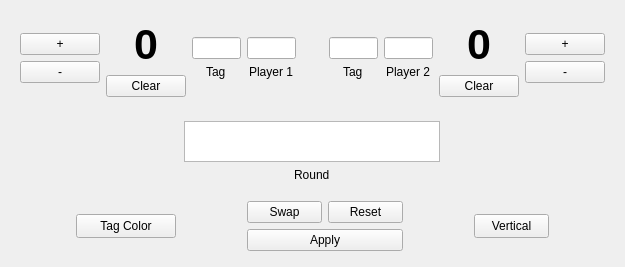
<?xml version="1.0" encoding="UTF-8"?>
<ui version="4.0">
 <class>ScoreboardDockHor</class>
 <widget class="QWidget" name="ScoreboardDockHor">
  <property name="geometry">
   <rect>
    <x>0</x>
    <y>0</y>
    <width>625</width>
    <height>267</height>
   </rect>
  </property>
  <property name="windowTitle">
   <string>Form</string>
  </property>
  <layout class="QGridLayout" name="gridLayout">
   <item row="0" column="0">
    <widget class="QFrame" name="MainFrame">
     <property name="frameShape">
      <enum>QFrame::Shape::NoFrame</enum>
     </property>
     <property name="frameShadow">
      <enum>QFrame::Shadow::Raised</enum>
     </property>
     <layout class="QVBoxLayout" name="verticalLayout_6">
      <property name="leftMargin">
       <number>0</number>
      </property>
      <property name="topMargin">
       <number>0</number>
      </property>
      <property name="rightMargin">
       <number>0</number>
      </property>
      <property name="bottomMargin">
       <number>0</number>
      </property>
      <item>
       <widget class="QFrame" name="Players">
        <property name="sizePolicy">
         <sizepolicy hsizetype="Preferred" vsizetype="Preferred">
          <horstretch>0</horstretch>
          <verstretch>0</verstretch>
         </sizepolicy>
        </property>
        <property name="frameShape">
         <enum>QFrame::Shape::NoFrame</enum>
        </property>
        <property name="frameShadow">
         <enum>QFrame::Shadow::Raised</enum>
        </property>
        <property name="lineWidth">
         <number>10</number>
        </property>
        <layout class="QHBoxLayout" name="horizontalLayout_9">
         <property name="leftMargin">
          <number>0</number>
         </property>
         <property name="topMargin">
          <number>0</number>
         </property>
         <property name="rightMargin">
          <number>0</number>
         </property>
         <property name="bottomMargin">
          <number>0</number>
         </property>
         <item>
          <widget class="QFrame" name="Player1">
           <property name="sizePolicy">
            <sizepolicy hsizetype="Preferred" vsizetype="Preferred">
             <horstretch>0</horstretch>
             <verstretch>0</verstretch>
            </sizepolicy>
           </property>
           <layout class="QHBoxLayout" name="horizontalLayout_4">
            <item>
             <widget class="QFrame" name="P1Score">
              <property name="enabled">
               <bool>true</bool>
              </property>
              <property name="sizePolicy">
               <sizepolicy hsizetype="Preferred" vsizetype="Preferred">
                <horstretch>0</horstretch>
                <verstretch>0</verstretch>
               </sizepolicy>
              </property>
              <property name="frameShape">
               <enum>QFrame::Shape::NoFrame</enum>
              </property>
              <property name="frameShadow">
               <enum>QFrame::Shadow::Raised</enum>
              </property>
              <layout class="QHBoxLayout" name="horizontalLayout_2">
               <property name="leftMargin">
                <number>0</number>
               </property>
               <property name="topMargin">
                <number>0</number>
               </property>
               <property name="rightMargin">
                <number>0</number>
               </property>
               <property name="bottomMargin">
                <number>0</number>
               </property>
               <item alignment="Qt::AlignmentFlag::AlignVCenter">
                <widget class="QFrame" name="P1AddSub">
                 <property name="sizePolicy">
                  <sizepolicy hsizetype="Preferred" vsizetype="Preferred">
                   <horstretch>0</horstretch>
                   <verstretch>0</verstretch>
                  </sizepolicy>
                 </property>
                 <property name="frameShape">
                  <enum>QFrame::Shape::NoFrame</enum>
                 </property>
                 <property name="frameShadow">
                  <enum>QFrame::Shadow::Raised</enum>
                 </property>
                 <layout class="QVBoxLayout" name="verticalLayout_2">
                  <property name="leftMargin">
                   <number>0</number>
                  </property>
                  <property name="topMargin">
                   <number>0</number>
                  </property>
                  <property name="rightMargin">
                   <number>0</number>
                  </property>
                  <property name="bottomMargin">
                   <number>0</number>
                  </property>
                  <item>
                   <widget class="QPushButton" name="player1Plus">
                    <property name="sizePolicy">
                     <sizepolicy hsizetype="Preferred" vsizetype="Preferred">
                      <horstretch>0</horstretch>
                      <verstretch>0</verstretch>
                     </sizepolicy>
                    </property>
                    <property name="font">
                     <font>
                      <bold>false</bold>
                     </font>
                    </property>
                    <property name="text">
                     <string>+</string>
                    </property>
                   </widget>
                  </item>
                  <item>
                   <widget class="QPushButton" name="player1Minus">
                    <property name="sizePolicy">
                     <sizepolicy hsizetype="Preferred" vsizetype="Preferred">
                      <horstretch>0</horstretch>
                      <verstretch>0</verstretch>
                     </sizepolicy>
                    </property>
                    <property name="font">
                     <font>
                      <bold>false</bold>
                     </font>
                    </property>
                    <property name="text">
                     <string>-</string>
                    </property>
                   </widget>
                  </item>
                 </layout>
                </widget>
               </item>
               <item alignment="Qt::AlignmentFlag::AlignRight|Qt::AlignmentFlag::AlignVCenter">
                <widget class="QFrame" name="P1ScoreText">
                 <property name="frameShape">
                  <enum>QFrame::Shape::NoFrame</enum>
                 </property>
                 <property name="frameShadow">
                  <enum>QFrame::Shadow::Raised</enum>
                 </property>
                 <layout class="QVBoxLayout" name="verticalLayout_5">
                  <property name="leftMargin">
                   <number>0</number>
                  </property>
                  <property name="topMargin">
                   <number>0</number>
                  </property>
                  <property name="rightMargin">
                   <number>0</number>
                  </property>
                  <property name="bottomMargin">
                   <number>0</number>
                  </property>
                  <item alignment="Qt::AlignmentFlag::AlignHCenter|Qt::AlignmentFlag::AlignVCenter">
                   <widget class="QLabel" name="player1Score">
                    <property name="sizePolicy">
                     <sizepolicy hsizetype="Preferred" vsizetype="Preferred">
                      <horstretch>0</horstretch>
                      <verstretch>0</verstretch>
                     </sizepolicy>
                    </property>
                    <property name="font">
                     <font>
                      <pointsize>32</pointsize>
                      <bold>true</bold>
                     </font>
                    </property>
                    <property name="text">
                     <string>0</string>
                    </property>
                   </widget>
                  </item>
                  <item alignment="Qt::AlignmentFlag::AlignHCenter|Qt::AlignmentFlag::AlignVCenter">
                   <widget class="QPushButton" name="player1ClearScore">
                    <property name="sizePolicy">
                     <sizepolicy hsizetype="Preferred" vsizetype="Preferred">
                      <horstretch>0</horstretch>
                      <verstretch>0</verstretch>
                     </sizepolicy>
                    </property>
                    <property name="font">
                     <font>
                      <bold>false</bold>
                     </font>
                    </property>
                    <property name="text">
                     <string>Clear</string>
                    </property>
                   </widget>
                  </item>
                 </layout>
                </widget>
               </item>
              </layout>
             </widget>
            </item>
            <item alignment="Qt::AlignmentFlag::AlignVCenter">
             <widget class="QFrame" name="P1Tag">
              <property name="sizePolicy">
               <sizepolicy hsizetype="Preferred" vsizetype="Preferred">
                <horstretch>0</horstretch>
                <verstretch>0</verstretch>
               </sizepolicy>
              </property>
              <property name="frameShape">
               <enum>QFrame::Shape::NoFrame</enum>
              </property>
              <property name="frameShadow">
               <enum>QFrame::Shadow::Raised</enum>
              </property>
              <layout class="QVBoxLayout" name="verticalLayout_8">
               <property name="leftMargin">
                <number>0</number>
               </property>
               <property name="topMargin">
                <number>0</number>
               </property>
               <property name="rightMargin">
                <number>0</number>
               </property>
               <property name="bottomMargin">
                <number>0</number>
               </property>
               <item>
                <widget class="QLineEdit" name="player1Tag">
                 <property name="sizePolicy">
                  <sizepolicy hsizetype="Preferred" vsizetype="Fixed">
                   <horstretch>0</horstretch>
                   <verstretch>0</verstretch>
                  </sizepolicy>
                 </property>
                 <property name="maximumSize">
                  <size>
                   <width>16777215</width>
                   <height>22</height>
                  </size>
                 </property>
                 <property name="font">
                  <font>
                   <pointsize>9</pointsize>
                  </font>
                 </property>
                </widget>
               </item>
               <item alignment="Qt::AlignmentFlag::AlignHCenter">
                <widget class="QLabel" name="p1TagName">
                 <property name="sizePolicy">
                  <sizepolicy hsizetype="Preferred" vsizetype="Fixed">
                   <horstretch>0</horstretch>
                   <verstretch>0</verstretch>
                  </sizepolicy>
                 </property>
                 <property name="font">
                  <font>
                   <bold>false</bold>
                  </font>
                 </property>
                 <property name="text">
                  <string>Tag</string>
                 </property>
                </widget>
               </item>
              </layout>
             </widget>
            </item>
            <item alignment="Qt::AlignmentFlag::AlignVCenter">
             <widget class="QFrame" name="P1Name">
              <property name="sizePolicy">
               <sizepolicy hsizetype="Preferred" vsizetype="Preferred">
                <horstretch>0</horstretch>
                <verstretch>0</verstretch>
               </sizepolicy>
              </property>
              <property name="frameShape">
               <enum>QFrame::Shape::NoFrame</enum>
              </property>
              <property name="frameShadow">
               <enum>QFrame::Shadow::Raised</enum>
              </property>
              <layout class="QVBoxLayout" name="verticalLayout_4">
               <property name="leftMargin">
                <number>0</number>
               </property>
               <property name="topMargin">
                <number>0</number>
               </property>
               <property name="rightMargin">
                <number>0</number>
               </property>
               <property name="bottomMargin">
                <number>0</number>
               </property>
               <item>
                <widget class="QLineEdit" name="player1Name">
                 <property name="sizePolicy">
                  <sizepolicy hsizetype="Expanding" vsizetype="Fixed">
                   <horstretch>0</horstretch>
                   <verstretch>0</verstretch>
                  </sizepolicy>
                 </property>
                 <property name="maximumSize">
                  <size>
                   <width>16777215</width>
                   <height>22</height>
                  </size>
                 </property>
                 <property name="font">
                  <font>
                   <pointsize>9</pointsize>
                  </font>
                 </property>
                </widget>
               </item>
               <item alignment="Qt::AlignmentFlag::AlignHCenter">
                <widget class="QLabel" name="player1Label">
                 <property name="sizePolicy">
                  <sizepolicy hsizetype="Preferred" vsizetype="Fixed">
                   <horstretch>0</horstretch>
                   <verstretch>0</verstretch>
                  </sizepolicy>
                 </property>
                 <property name="font">
                  <font>
                   <bold>false</bold>
                  </font>
                 </property>
                 <property name="text">
                  <string>Player 1</string>
                 </property>
                </widget>
               </item>
              </layout>
             </widget>
            </item>
           </layout>
          </widget>
         </item>
         <item>
          <widget class="QFrame" name="Player2">
           <property name="sizePolicy">
            <sizepolicy hsizetype="Expanding" vsizetype="Preferred">
             <horstretch>0</horstretch>
             <verstretch>0</verstretch>
            </sizepolicy>
           </property>
           <layout class="QHBoxLayout" name="horizontalLayout">
            <property name="topMargin">
             <number>0</number>
            </property>
            <property name="rightMargin">
             <number>0</number>
            </property>
            <property name="bottomMargin">
             <number>0</number>
            </property>
            <item>
             <widget class="QFrame" name="P2Score">
              <property name="sizePolicy">
               <sizepolicy hsizetype="Preferred" vsizetype="Preferred">
                <horstretch>0</horstretch>
                <verstretch>0</verstretch>
               </sizepolicy>
              </property>
              <property name="frameShape">
               <enum>QFrame::Shape::NoFrame</enum>
              </property>
              <property name="frameShadow">
               <enum>QFrame::Shadow::Raised</enum>
              </property>
              <layout class="QHBoxLayout" name="horizontalLayout_5">
               <item alignment="Qt::AlignmentFlag::AlignHCenter|Qt::AlignmentFlag::AlignVCenter">
                <widget class="QFrame" name="P2Tag">
                 <property name="sizePolicy">
                  <sizepolicy hsizetype="Preferred" vsizetype="Preferred">
                   <horstretch>0</horstretch>
                   <verstretch>0</verstretch>
                  </sizepolicy>
                 </property>
                 <property name="frameShape">
                  <enum>QFrame::Shape::NoFrame</enum>
                 </property>
                 <property name="frameShadow">
                  <enum>QFrame::Shadow::Raised</enum>
                 </property>
                 <layout class="QVBoxLayout" name="verticalLayout_13">
                  <property name="leftMargin">
                   <number>0</number>
                  </property>
                  <property name="topMargin">
                   <number>0</number>
                  </property>
                  <property name="rightMargin">
                   <number>0</number>
                  </property>
                  <property name="bottomMargin">
                   <number>0</number>
                  </property>
                  <item alignment="Qt::AlignmentFlag::AlignHCenter|Qt::AlignmentFlag::AlignVCenter">
                   <widget class="QLineEdit" name="player2Tag">
                    <property name="sizePolicy">
                     <sizepolicy hsizetype="Preferred" vsizetype="Fixed">
                      <horstretch>0</horstretch>
                      <verstretch>0</verstretch>
                     </sizepolicy>
                    </property>
                    <property name="maximumSize">
                     <size>
                      <width>16777215</width>
                      <height>22</height>
                     </size>
                    </property>
                    <property name="font">
                     <font>
                      <pointsize>9</pointsize>
                     </font>
                    </property>
                   </widget>
                  </item>
                  <item alignment="Qt::AlignmentFlag::AlignHCenter">
                   <widget class="QLabel" name="p2TagName">
                    <property name="sizePolicy">
                     <sizepolicy hsizetype="Preferred" vsizetype="Fixed">
                      <horstretch>0</horstretch>
                      <verstretch>0</verstretch>
                     </sizepolicy>
                    </property>
                    <property name="font">
                     <font>
                      <bold>false</bold>
                     </font>
                    </property>
                    <property name="text">
                     <string>Tag</string>
                    </property>
                   </widget>
                  </item>
                 </layout>
                </widget>
               </item>
               <item alignment="Qt::AlignmentFlag::AlignVCenter">
                <widget class="QFrame" name="P2Name">
                 <property name="sizePolicy">
                  <sizepolicy hsizetype="Preferred" vsizetype="Preferred">
                   <horstretch>0</horstretch>
                   <verstretch>0</verstretch>
                  </sizepolicy>
                 </property>
                 <property name="frameShape">
                  <enum>QFrame::Shape::NoFrame</enum>
                 </property>
                 <property name="frameShadow">
                  <enum>QFrame::Shadow::Raised</enum>
                 </property>
                 <layout class="QVBoxLayout" name="verticalLayout_10">
                  <property name="leftMargin">
                   <number>0</number>
                  </property>
                  <property name="topMargin">
                   <number>0</number>
                  </property>
                  <property name="rightMargin">
                   <number>0</number>
                  </property>
                  <property name="bottomMargin">
                   <number>0</number>
                  </property>
                  <item>
                   <widget class="QLineEdit" name="player2Name">
                    <property name="maximumSize">
                     <size>
                      <width>16777215</width>
                      <height>22</height>
                     </size>
                    </property>
                    <property name="font">
                     <font>
                      <pointsize>9</pointsize>
                     </font>
                    </property>
                   </widget>
                  </item>
                  <item alignment="Qt::AlignmentFlag::AlignHCenter">
                   <widget class="QLabel" name="player2Label">
                    <property name="sizePolicy">
                     <sizepolicy hsizetype="Preferred" vsizetype="Fixed">
                      <horstretch>0</horstretch>
                      <verstretch>0</verstretch>
                     </sizepolicy>
                    </property>
                    <property name="font">
                     <font>
                      <bold>false</bold>
                     </font>
                    </property>
                    <property name="text">
                     <string>Player 2</string>
                    </property>
                   </widget>
                  </item>
                 </layout>
                </widget>
               </item>
               <item alignment="Qt::AlignmentFlag::AlignVCenter">
                <widget class="QFrame" name="P2ScoreText">
                 <property name="frameShape">
                  <enum>QFrame::Shape::NoFrame</enum>
                 </property>
                 <property name="frameShadow">
                  <enum>QFrame::Shadow::Raised</enum>
                 </property>
                 <layout class="QVBoxLayout" name="verticalLayout">
                  <property name="leftMargin">
                   <number>0</number>
                  </property>
                  <property name="topMargin">
                   <number>0</number>
                  </property>
                  <property name="rightMargin">
                   <number>0</number>
                  </property>
                  <property name="bottomMargin">
                   <number>0</number>
                  </property>
                  <item alignment="Qt::AlignmentFlag::AlignHCenter|Qt::AlignmentFlag::AlignVCenter">
                   <widget class="QLabel" name="player2Score">
                    <property name="sizePolicy">
                     <sizepolicy hsizetype="Preferred" vsizetype="Preferred">
                      <horstretch>0</horstretch>
                      <verstretch>0</verstretch>
                     </sizepolicy>
                    </property>
                    <property name="font">
                     <font>
                      <pointsize>32</pointsize>
                      <bold>true</bold>
                     </font>
                    </property>
                    <property name="text">
                     <string>0</string>
                    </property>
                   </widget>
                  </item>
                  <item alignment="Qt::AlignmentFlag::AlignHCenter|Qt::AlignmentFlag::AlignVCenter">
                   <widget class="QPushButton" name="player2ClearScore">
                    <property name="sizePolicy">
                     <sizepolicy hsizetype="Preferred" vsizetype="Preferred">
                      <horstretch>0</horstretch>
                      <verstretch>0</verstretch>
                     </sizepolicy>
                    </property>
                    <property name="font">
                     <font>
                      <bold>false</bold>
                     </font>
                    </property>
                    <property name="text">
                     <string>Clear</string>
                    </property>
                   </widget>
                  </item>
                 </layout>
                </widget>
               </item>
               <item alignment="Qt::AlignmentFlag::AlignHCenter|Qt::AlignmentFlag::AlignVCenter">
                <widget class="QFrame" name="P2AddSub">
                 <property name="frameShape">
                  <enum>QFrame::Shape::NoFrame</enum>
                 </property>
                 <property name="frameShadow">
                  <enum>QFrame::Shadow::Raised</enum>
                 </property>
                 <layout class="QVBoxLayout" name="verticalLayout_9">
                  <property name="leftMargin">
                   <number>0</number>
                  </property>
                  <property name="topMargin">
                   <number>0</number>
                  </property>
                  <property name="rightMargin">
                   <number>0</number>
                  </property>
                  <property name="bottomMargin">
                   <number>0</number>
                  </property>
                  <item alignment="Qt::AlignmentFlag::AlignHCenter|Qt::AlignmentFlag::AlignVCenter">
                   <widget class="QPushButton" name="player2Plus">
                    <property name="sizePolicy">
                     <sizepolicy hsizetype="Preferred" vsizetype="Preferred">
                      <horstretch>0</horstretch>
                      <verstretch>0</verstretch>
                     </sizepolicy>
                    </property>
                    <property name="font">
                     <font>
                      <bold>false</bold>
                     </font>
                    </property>
                    <property name="text">
                     <string>+</string>
                    </property>
                   </widget>
                  </item>
                  <item alignment="Qt::AlignmentFlag::AlignHCenter|Qt::AlignmentFlag::AlignVCenter">
                   <widget class="QPushButton" name="player2Minus">
                    <property name="sizePolicy">
                     <sizepolicy hsizetype="Preferred" vsizetype="Preferred">
                      <horstretch>0</horstretch>
                      <verstretch>0</verstretch>
                     </sizepolicy>
                    </property>
                    <property name="font">
                     <font>
                      <bold>false</bold>
                     </font>
                    </property>
                    <property name="text">
                     <string>-</string>
                    </property>
                   </widget>
                  </item>
                 </layout>
                </widget>
               </item>
              </layout>
             </widget>
            </item>
           </layout>
          </widget>
         </item>
        </layout>
       </widget>
      </item>
      <item alignment="Qt::AlignmentFlag::AlignVCenter">
       <widget class="QFrame" name="Round">
        <property name="sizePolicy">
         <sizepolicy hsizetype="Preferred" vsizetype="Preferred">
          <horstretch>0</horstretch>
          <verstretch>0</verstretch>
         </sizepolicy>
        </property>
        <property name="frameShape">
         <enum>QFrame::Shape::NoFrame</enum>
        </property>
        <property name="frameShadow">
         <enum>QFrame::Shadow::Raised</enum>
        </property>
        <layout class="QVBoxLayout" name="verticalLayout_7">
         <item alignment="Qt::AlignmentFlag::AlignHCenter">
          <widget class="QTextEdit" name="matchName">
           <property name="maximumSize">
            <size>
             <width>507</width>
             <height>41</height>
            </size>
           </property>
          </widget>
         </item>
         <item alignment="Qt::AlignmentFlag::AlignHCenter">
          <widget class="QLabel" name="roundLabel">
           <property name="font">
            <font>
             <bold>false</bold>
            </font>
           </property>
           <property name="text">
            <string>Round</string>
           </property>
          </widget>
         </item>
        </layout>
       </widget>
      </item>
      <item>
       <widget class="QFrame" name="Options">
        <property name="minimumSize">
         <size>
          <width>0</width>
          <height>0</height>
         </size>
        </property>
        <property name="frameShape">
         <enum>QFrame::Shape::NoFrame</enum>
        </property>
        <layout class="QGridLayout" name="gridLayout_2">
         <property name="leftMargin">
          <number>0</number>
         </property>
         <property name="topMargin">
          <number>0</number>
         </property>
         <property name="rightMargin">
          <number>0</number>
         </property>
         <property name="bottomMargin">
          <number>0</number>
         </property>
         <item row="0" column="0">
          <widget class="QPushButton" name="tagColorButton">
           <property name="sizePolicy">
            <sizepolicy hsizetype="Preferred" vsizetype="Preferred">
             <horstretch>0</horstretch>
             <verstretch>0</verstretch>
            </sizepolicy>
           </property>
           <property name="maximumSize">
            <size>
             <width>100</width>
             <height>24</height>
            </size>
           </property>
           <property name="font">
            <font>
             <bold>false</bold>
            </font>
           </property>
           <property name="text">
            <string>Tag Color</string>
           </property>
          </widget>
         </item>
         <item row="0" column="1">
          <widget class="QFrame" name="Buttons">
           <property name="maximumSize">
            <size>
             <width>156</width>
             <height>54</height>
            </size>
           </property>
           <property name="frameShape">
            <enum>QFrame::Shape::NoFrame</enum>
           </property>
           <property name="frameShadow">
            <enum>QFrame::Shadow::Raised</enum>
           </property>
           <layout class="QVBoxLayout" name="verticalLayout_3">
            <property name="leftMargin">
             <number>0</number>
            </property>
            <property name="topMargin">
             <number>0</number>
            </property>
            <property name="rightMargin">
             <number>0</number>
            </property>
            <property name="bottomMargin">
             <number>0</number>
            </property>
            <item>
             <widget class="QFrame" name="SwapReset">
              <property name="frameShape">
               <enum>QFrame::Shape::NoFrame</enum>
              </property>
              <property name="frameShadow">
               <enum>QFrame::Shadow::Raised</enum>
              </property>
              <layout class="QHBoxLayout" name="horizontalLayout_3">
               <property name="leftMargin">
                <number>0</number>
               </property>
               <property name="topMargin">
                <number>0</number>
               </property>
               <property name="rightMargin">
                <number>0</number>
               </property>
               <property name="bottomMargin">
                <number>0</number>
               </property>
               <item>
                <widget class="QPushButton" name="swapButton">
                 <property name="sizePolicy">
                  <sizepolicy hsizetype="Preferred" vsizetype="Preferred">
                   <horstretch>0</horstretch>
                   <verstretch>0</verstretch>
                  </sizepolicy>
                 </property>
                 <property name="font">
                  <font>
                   <bold>false</bold>
                  </font>
                 </property>
                 <property name="text">
                  <string>Swap</string>
                 </property>
                </widget>
               </item>
               <item>
                <widget class="QPushButton" name="resetButton">
                 <property name="sizePolicy">
                  <sizepolicy hsizetype="Preferred" vsizetype="Preferred">
                   <horstretch>0</horstretch>
                   <verstretch>0</verstretch>
                  </sizepolicy>
                 </property>
                 <property name="font">
                  <font>
                   <bold>false</bold>
                  </font>
                 </property>
                 <property name="text">
                  <string>Reset</string>
                 </property>
                </widget>
               </item>
              </layout>
             </widget>
            </item>
            <item>
             <widget class="QFrame" name="Apply">
              <property name="frameShape">
               <enum>QFrame::Shape::NoFrame</enum>
              </property>
              <property name="frameShadow">
               <enum>QFrame::Shadow::Raised</enum>
              </property>
              <layout class="QVBoxLayout" name="verticalLayout_11">
               <property name="leftMargin">
                <number>0</number>
               </property>
               <property name="topMargin">
                <number>0</number>
               </property>
               <property name="rightMargin">
                <number>0</number>
               </property>
               <property name="bottomMargin">
                <number>0</number>
               </property>
               <item>
                <widget class="QPushButton" name="applyButton">
                 <property name="sizePolicy">
                  <sizepolicy hsizetype="Preferred" vsizetype="Preferred">
                   <horstretch>0</horstretch>
                   <verstretch>0</verstretch>
                  </sizepolicy>
                 </property>
                 <property name="font">
                  <font>
                   <bold>false</bold>
                  </font>
                 </property>
                 <property name="text">
                  <string>Apply</string>
                 </property>
                </widget>
               </item>
              </layout>
             </widget>
            </item>
           </layout>
          </widget>
         </item>
         <item row="0" column="2">
          <widget class="QPushButton" name="modeButton">
           <property name="sizePolicy">
            <sizepolicy hsizetype="Ignored" vsizetype="Preferred">
             <horstretch>0</horstretch>
             <verstretch>0</verstretch>
            </sizepolicy>
           </property>
           <property name="maximumSize">
            <size>
             <width>75</width>
             <height>24</height>
            </size>
           </property>
           <property name="font">
            <font>
             <pointsize>9</pointsize>
             <bold>false</bold>
            </font>
           </property>
           <property name="text">
            <string>Vertical</string>
           </property>
          </widget>
         </item>
        </layout>
       </widget>
      </item>
     </layout>
     <zorder>Round</zorder>
     <zorder>Options</zorder>
     <zorder>Players</zorder>
    </widget>
   </item>
  </layout>
 </widget>
 <resources/>
 <connections/>
</ui>
